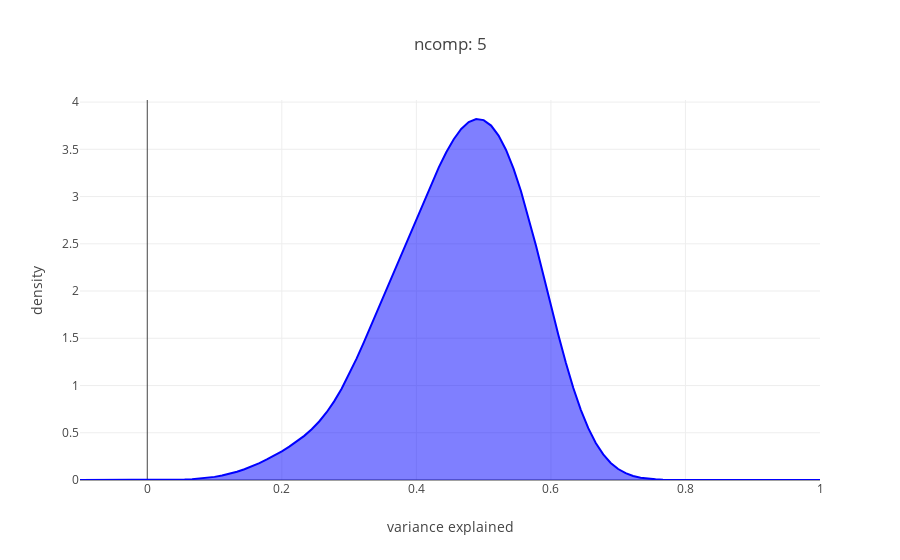

The cell this chart's notebook holds for it:
### Code cell
PC_list= ['PC' + str(x + 1) for x in range(n_comp)]
total_var= var_comp_store[PC_list].sum(axis= 1)



X_plot = np.linspace(-0.1, 1, 100)

kde = KernelDensity(kernel='gaussian', bandwidth=0.05).fit(np.array(total_var).reshape(-1,1))

log_dens = kde.score_samples(X_plot.reshape(-1,1))

fig_roost_dens= [go.Scatter(x=X_plot, y=np.exp(log_dens), 
                            mode='lines', fill='tozeroy', name= 'variance captured',
                            line=dict(color='blue', width=2))]
##


layout= go.Layout(
    title= 'ncomp: {}'.format(n_comp),
    yaxis= dict(
        title= 'density'
    ),
    xaxis= dict(
        title= 'variance explained'
    )
)

fig = go.Figure(data=fig_roost_dens, layout= layout)
iplot(fig)
